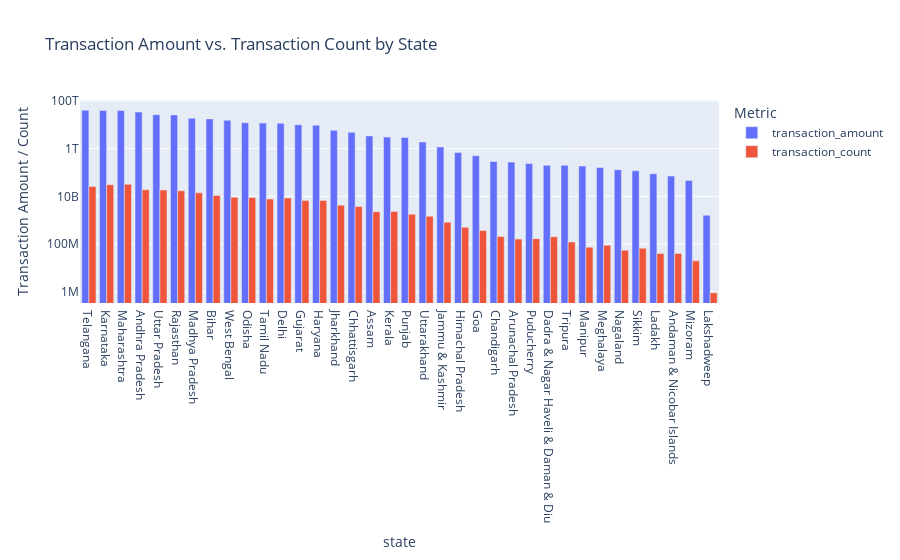

The cell this chart's notebook holds for it:
### Code cell
# create a bar chart to visualize the relationship
fig_bar_comparison = px.bar(state_summary,
                            x='state',
                            y=['transaction_amount', 'transaction_count'],
                            title='Transaction Amount vs. Transaction Count by State',
                            labels={'value': 'Transaction Amount / Count', 'variable': 'Metric'},
                            barmode='group',# This creates the side-by-side bars
                            log_y=True)  # Use log scale for better visibility
fig_bar_comparison.update_layout(xaxis={'categoryorder':'total descending'}) # Order states by the total value
fig_bar_comparison.show()

### Figure 1 — Plotly figure (JSON) as saved in the notebook; plotly's stock layout.template omitted (floating-point values rounded to 4 significant figures)
{"data": [{"alignmentgroup": "True", "hovertemplate": "Metric=transaction_amount<br>state=%{x}<br>Transaction Amount / Count=%{y}<extra></extra>", "legendgroup": "transaction_amount", "marker": {"color": "#636efa", "pattern": {"shape": ""}}, "name": "transaction_amount", "offsetgroup": "transaction_amount", "orientation": "v", "showlegend": true, "textposition": "auto", "type": "bar", "x": ["Andaman & Nicobar Islands", "Andhra Pradesh", "Arunachal Pradesh", "Assam", "Bihar", "Chandigarh", "Chhattisgarh", "Dadra & Nagar Haveli & Daman & Diu", "Delhi", "Goa", "Gujarat", "Haryana", "Himachal Pradesh", "Jammu & Kashmir", "Jharkhand", "Karnataka", "Kerala", "Ladakh", "Lakshadweep", "Madhya Pradesh", "Maharashtra", "Manipur", "Meghalaya", "Mizoram", "Nagaland", "Odisha", "Puducherry", "Punjab", "Rajasthan", "Sikkim", "Tamil Nadu", "Telangana", "Tripura", "Uttar Pradesh", "Uttarakhand", "West Bengal"], "xaxis": "x", "y": [70670000000.0, 34670000000000.0, 274400000000.0, 3461000000000.0, 17900000000000.0, 292900000000.0, 4890000000000.0, 201700000000.0, 11640000000000.0, 511000000000.0, 10190000000000.0, 9645000000000.0, 687500000000.0, 1185000000000.0, 5907000000000.0, 40680000000000.0, 3076000000000.0, 88990000000.0, 1609000000.0, 19130000000000.0, 40370000000000.0, 186300000000.0, 162500000000.0, 46100000000.0, 130400000000.0, 12260000000000.0, 237300000000.0, 2983000000000.0, 26340000000000.0, 118900000000.0, 11940000000000.0, 41660000000000.0, 200600000000.0, 26890000000000.0, 1916000000000.0, 15580000000000.0], "yaxis": "y"}, {"alignmentgroup": "True", "hovertemplate": "Metric=transaction_count<br>state=%{x}<br>Transaction Amount / Count=%{y}<extra></extra>", "legendgroup": "transaction_count", "marker": {"color": "#EF553B", "pattern": {"shape": ""}}, "name": "transaction_count", "offsetgroup": "transaction_count", "orientation": "v", "showlegend": true, "textposition": "auto", "type": "bar", "x": ["Andaman & Nicobar Islands", "Andhra Pradesh", "Arunachal Pradesh", "Assam", "Bihar", "Chandigarh", "Chhattisgarh", "Dadra & Nagar Haveli & Daman & Diu", "Delhi", "Goa", "Gujarat", "Haryana", "Himachal Pradesh", "Jammu & Kashmir", "Jharkhand", "Karnataka", "Kerala", "Ladakh", "Lakshadweep", "Madhya Pradesh", "Maharashtra", "Manipur", "Meghalaya", "Mizoram", "Nagaland", "Odisha", "Puducherry", "Punjab", "Rajasthan", "Sikkim", "Tamil Nadu", "Telangana", "Tripura", "Uttar Pradesh", "Uttarakhand", "West Bengal"], "xaxis": "x", "y": [39706951, 18918696723, 160223357, 2262440836, 10941026824, 203855326, 3733643831, 201218415, 8495316647, 364944445, 6726865334, 6744901124, 500810554, 820602735, 4266420959, 30970946279, 2300897800, 39345875, 883994, 14072176059, 31985208732, 73350340, 88635419, 19535750, 54768743, 8918527452, 166605297, 1772412497, 17108537898, 65860842, 7796386037, 26174684592, 120838496, 18523603727, 1458837297, 9191499687], "yaxis": "y"}], "layout": {"barmode": "group", "legend": {"title": {"text": "Metric"}, "tracegroupgap": 0}, "title": {"text": "Transaction Amount vs. Transaction Count by State"}, "xaxis": {"anchor": "y", "categoryorder": "total descending", "domain": [0, 1], "title": {"text": "state"}}, "yaxis": {"anchor": "x", "domain": [0, 1], "title": {"text": "Transaction Amount / Count"}, "type": "log"}}}
